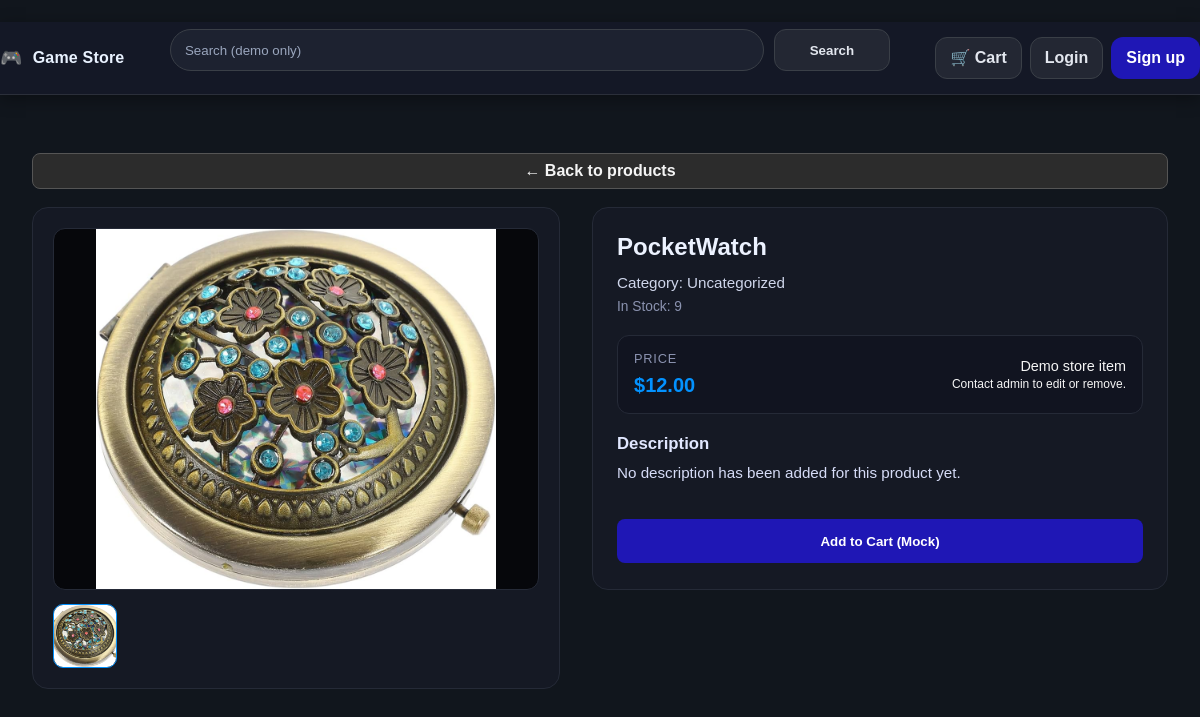
Page /product/pocketwatch/ on the committed database.
### catalog/models.py (models this page shows, shortened)
class Product(models.Model):
    name = models.CharField(max_length=180)
    slug = models.SlugField(unique=True)
    price = models.DecimalField(max_digits=10, decimal_places=2)
    inventory_qty = models.PositiveIntegerField(default=0)
    image = models.ImageField(upload_to="product_images/", blank=True, null=True)
    image_url = models.URLField(blank=True)
    description = models.TextField(blank=True)
    category = models.CharField(max_length=80, blank=True)

### catalog/views.py (the view)
# urls.py: path("product/<slug:slug>/", views.product_detail, name="product_detail"),
def product_detail(request, slug):
    product = get_object_or_404(Product, slug=slug)
    return render(request, "catalog/product_detail.html", {"product": product})

### templates/catalog/product_detail.html (shortened to what this page needs)
{% extends "base.html" %}
{% block content %}
  <section class="tt-detail-page">
    <p class="tt-back-btn">
      <a href="{% url 'product_list' %}" class="btn btn-sm btn-secondary">
        ← Back to products
      </a>
    </p>
    <div class="tt-detail-layout">
      <div class="tt-detail-media">
        <div class="tt-detail-image-wrap">
          {% if product.image %}
            <img src="{{ product.image.url }}"
                 alt="{{ product.name }}"
                 class="tt-detail-image" />
          {% elif product.image_url %}
            <img src="{{ product.image_url }}"
                 alt="{{ product.name }}"
                 class="tt-detail-image" />
          {% else %}
            <div class="tt-detail-image placeholder">
              No image uploaded for this product.
            </div>
          {% endif %}
        </div>
        <div class="tt-detail-thumbs">
          <div class="tt-detail-thumb active">
            {% if product.image %}
              <img src="{{ product.image.url }}" alt="{{ product.name }}">
            {% elif product.image_url %}
              <img src="{{ product.image_url }}" alt="{{ product.name }}">
            {% else %}
              <span>★</span>
            {% endif %}
          </div>
        </div>
      </div>
      <div class="tt-detail-info">
        <header class="tt-detail-header">
          <h1 class="tt-detail-title">{{ product.name }}</h1>
          <p class="tt-detail-seller">
            Category: {{ product.category|default:"Uncategorized" }}
          </p>
          <p class="tt-detail-meta">
            In Stock: {{ product.inventory_qty }}
          </p>
        </header>
        <div class="tt-detail-price-box">
          <div>
            <div class="tt-detail-price-label">Price</div>
            <div class="tt-detail-price">
              ${{ product.price }}
            </div>
          </div>
          <div class="tt-detail-end-time">
            <span>Demo store item</span><br>
            <small>Contact admin to edit or remove.</small>
          </div>
        </div>
        <section class="tt-detail-description">
          <h2>Description</h2>
          {% if product.description %}
            <p>{{ product.description|linebreaks }}</p>
          {% else %}
            <p>No description has been added for this product yet.</p>
          {% endif %}
        </section>
        <div class="tt-detail-actions">
          <button type="button" class="btn btn-primary">
            Add to Cart (Mock)
          </button>
        </div>
      </div>
    </div>
  </section>
{% endblock %}

### static/css/app.css (style rules this page uses)
:root { --tt-control-h: 42px; --tt-radius: 12px; --bg: #11161d; --panel: #3a3a3a; --ink: #f5f5f5; --muted: #cfcfcf; --blue: #0392ff; --indigo: #1f17b5; }
*, *::before, *::after { box-sizing: border-box; }
html, body { height: 100%; }
html { -webkit-text-size-adjust: 100%; }
body { margin: 0; background: var(--bg); color: var(--ink); font-family: Arial, Helvetica, sans-serif; line-height: 1.4; padding-top: 0 !important; }
a { color: var(--blue); text-decoration: none; }
.page-content > :first-child { margin-top: 0; }
.btn { display: inline-flex; align-items: center; justify-content: center; height: 44px; border-radius: 8px; font-weight: 600; cursor: pointer; text-decoration: none; transition: background-color .25s, border-color .25s, color .25s, transform .04s; border: 1px solid transparent; }
.btn-primary, .btn-secondary { width: 100%; }
.btn-primary { background-color: var(--indigo); color: #fff; margin-top: 16px; border: none; }
.btn-secondary { background: #2c2c2c; border: 1px solid #555; color: #f5f5f5; margin-top: 10px; }
.btn-sm { height:36px; padding:0 12px; }
.tt-detail-page { padding-top: 32px; padding-bottom: 48px; }
.tt-back-btn { margin-bottom: 18px; }
.tt-detail-layout { display: grid; grid-template-columns: minmax(0, 1.1fr) minmax(0, 1.2fr); gap: 32px; align-items: flex-start; }
.tt-detail-media { background: #151924; border-radius: 16px; border: 1px solid #252a37; padding: 20px; }
.tt-detail-image-wrap { border-radius: 12px; background: #06070b; border: 1px solid #252a37; display: flex; align-items: center; justify-content: center; min-height: 260px; overflow: hidden; }
.tt-detail-image { max-width: 100%; max-height: 360px; object-fit: contain; }
.tt-detail-thumbs { display: flex; gap: 10px; margin-top: 14px; }
.tt-detail-thumb { width: 64px; height: 64px; border-radius: 10px; border: 1px solid #252a37; background: #11141f; display: flex; align-items: center; justify-content: center; overflow: hidden; cursor: pointer; opacity: 0.75; }
.tt-detail-thumb.active { border-color: var(--blue); opacity: 1; }
.tt-detail-thumb img { width: 100%; height: 100%; object-fit: cover; }
.tt-detail-info { background: #151924; border-radius: 16px; border: 1px solid #252a37; padding: 22px 24px 26px; }
.tt-detail-header { margin-bottom: 18px; }
.tt-detail-title { margin: 0 0 8px; font-size: 1.5rem; color: #ecf2ff; }
.tt-detail-seller { margin: 0 0 4px; color: #cfd6eb; font-size: 0.95rem; }
.tt-detail-meta { margin: 0; color: #8b93b0; font-size: 0.86rem; }
.tt-detail-price-box { margin: 12px 0 18px; padding: 14px 16px; border-radius: 12px; background: #111420; border: 1px solid #252a37; display: flex; align-items: center; justify-content: space-between; gap: 16px; }
.tt-detail-price-label { font-size: 0.8rem; text-transform: uppercase; letter-spacing: 0.06em; color: #8b93b0; }
.tt-detail-price { font-size: 1.25rem; font-weight: 700; color: var(--blue); margin-top: 4px; }
.tt-detail-end-time { text-align: right; font-size: 0.9rem; }
.tt-detail-description h2 { font-size: 1.05rem; margin: 0 0 6px; color: #e1e7ff; }
.tt-detail-description p { margin: 0; font-size: 0.95rem; color: #d6dcf7; }
.tt-detail-actions { margin-top: 20px; display: flex; gap: 10px; }

### rows in the picture
Product: image (picture), name "PocketWatch", category "Uncategorized", inventory_qty "9", price "12.00"
